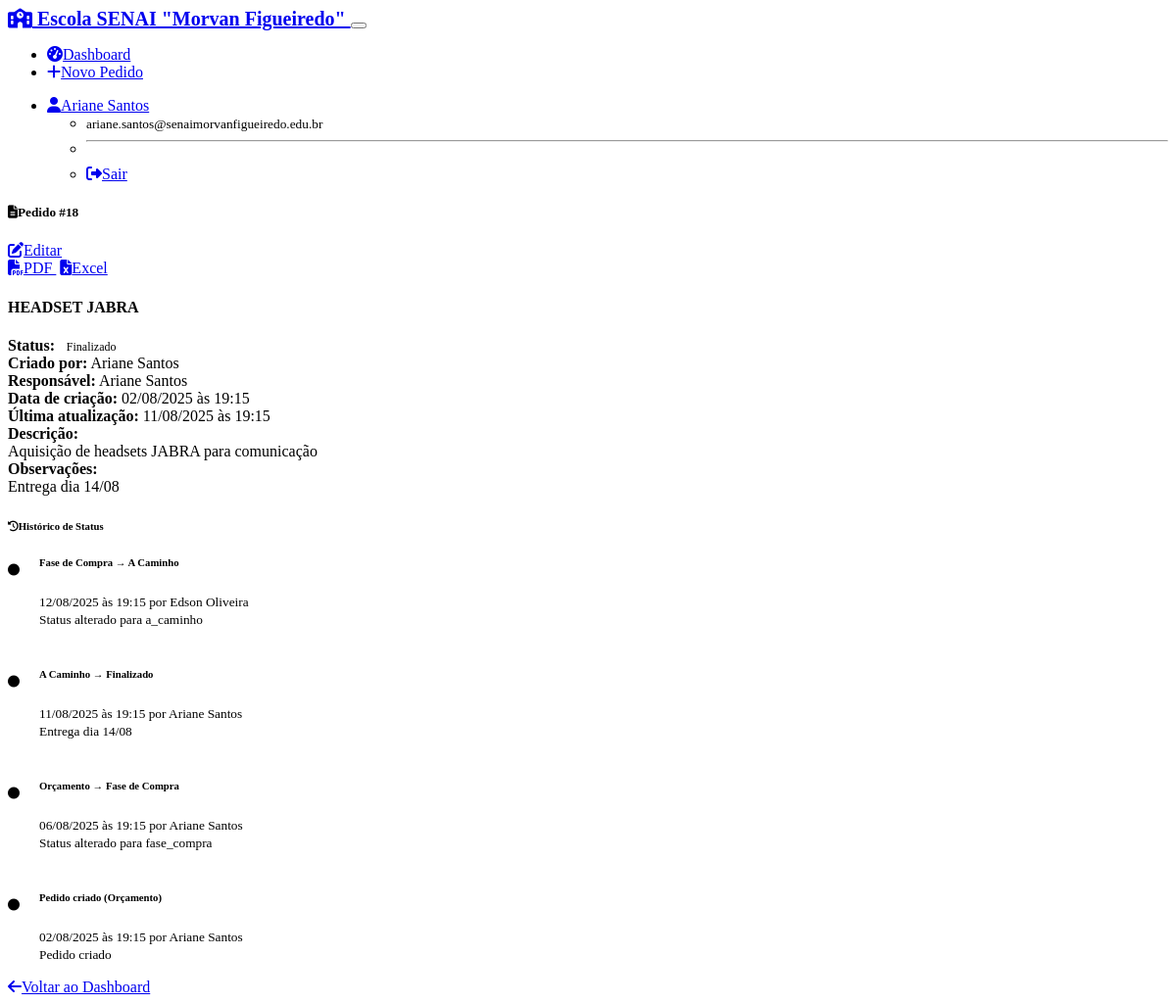
Screenshot of /request/18 (signed in) with the database file from the repository.
### models.py (models this page shows, shortened)
class User(UserMixin, db.Model):
    id = db.Column(db.Integer, primary_key=True)
    username = db.Column(db.String(64), unique=True, nullable=False)
    email = db.Column(db.String(120), unique=True, nullable=False)
    full_name = db.Column(db.String(120), nullable=False)
    password_hash = db.Column(db.String(256))
    needs_password_reset = db.Column(db.Boolean, default=False, nullable=False)
    is_admin = db.Column(db.Boolean, default=False, nullable=False)
    active = db.Column(db.Boolean, default=True, nullable=False)
    created_at = db.Column(db.DateTime, default=datetime.utcnow)
    @property
    def is_active(self):
        return self.active
    acquisition_requests = db.relationship('AcquisitionRequest', foreign_keys='AcquisitionRequest.created_by_id', backref='creator', lazy='dynamic')
    assigned_requests = db.relationship('AcquisitionRequest', foreign_keys='AcquisitionRequest.responsible_id', backref='responsible', lazy='dynamic')
    status_changes = db.relationship('StatusChange', backref='changed_by_user', lazy='dynamic')

class AcquisitionRequest(db.Model):
    id = db.Column(db.Integer, primary_key=True)
    title = db.Column(db.String(200), nullable=False)
    description = db.Column(db.Text, nullable=False)
    status = db.Column(db.String(50), nullable=False, default='orcamento')
    observations = db.Column(db.Text)
    created_at = db.Column(db.DateTime, default=datetime.utcnow)
    updated_at = db.Column(db.DateTime, default=datetime.utcnow, onupdate=datetime.utcnow)
    created_by_id = db.Column(db.Integer, db.ForeignKey('user.id'), nullable=False)
    responsible_id = db.Column(db.Integer, db.ForeignKey('user.id'))
    attachments = db.relationship('Attachment', backref='request', lazy='dynamic', cascade='all, delete-orphan')
    status_changes = db.relationship('StatusChange', backref='request', lazy='dynamic', cascade='all, delete-orphan')
    STATUS_CHOICES = [
        ('orcamento', 'Orçamento'),
        ('fase_compra', 'Fase de Compra'),
        ('a_caminho', 'A Caminho'),
        ('finalizado', 'Finalizado')
    ]

class StatusChange(db.Model):
    id = db.Column(db.Integer, primary_key=True)
    old_status = db.Column(db.String(50))
    new_status = db.Column(db.String(50), nullable=False)
    change_date = db.Column(db.DateTime, default=datetime.utcnow)
    comments = db.Column(db.Text)
    request_id = db.Column(db.Integer, db.ForeignKey('acquisition_request.id'), nullable=False)
    changed_by_id = db.Column(db.Integer, db.ForeignKey('user.id'), nullable=False)
    def get_old_status_display(self):
        status_dict = dict(AcquisitionRequest.STATUS_CHOICES)
        return status_dict.get(self.old_status, self.old_status) if self.old_status else 'Criado'
    def get_new_status_display(self):
        status_dict = dict(AcquisitionRequest.STATUS_CHOICES)
        return status_dict.get(self.new_status, self.new_status)

### routes.py (the view)
@app.route('/request/<int:id>')
@login_required
def view_request(id):
    request_obj = AcquisitionRequest.query.get_or_404(id)
    status_history = StatusChange.query.filter_by(request_id=id).order_by(desc(StatusChange.change_date)).all()
    return render_template('request_detail.html', request_obj=request_obj, status_history=status_history)

### app.py (called while the page is built)
@login_manager.user_loader
def load_user(user_id):
    from models import User
    return User.query.get(int(user_id))

### templates/request_detail.html (shortened to what this page needs)
{% extends "base.html" %}
{% block content %}
<div class="row">
    <div class="col-lg-8">
        <div class="card mb-4">
            <div class="card-header d-flex justify-content-between align-items-center">
                <h5 class="mb-0">
                    <i class="fas fa-file-alt me-2"></i>Pedido #{{ request_obj.id }}
                </h5>
                <div class="btn-group">
                    {% if current_user.is_admin or request_obj.created_by_id == current_user.id %}
                    <a href="{{ url_for('edit_request', id=request_obj.id) }}" class="btn btn-sm btn-primary">
                        <i class="fas fa-edit me-1"></i>Editar
                    </a>
                    {% endif %}
                    <div class="btn-group">
                        <a href="{{ url_for('generate_request_pdf_route', id=request_obj.id) }}" class="btn btn-sm btn-success">
                            <i class="fas fa-file-pdf me-1"></i>PDF
                        </a>
                        <a href="{{ url_for('export_excel_request', id=request_obj.id) }}" class="btn btn-sm btn-success">
                            <i class="fas fa-file-excel me-1"></i>Excel
                        </a>
                    </div>
                </div>
            </div>
            <div class="card-body">
                <h4 class="card-title">{{ request_obj.title }}</h4>
                <div class="row mb-3">
                    <div class="col-md-6">
                        <strong>Status:</strong>
                        {% set status_classes = {
                            'orcamento': 'warning',
                            'fase_compra': 'info',
                            'a_caminho': 'primary',
                            'finalizado': 'success'
                        } %}
                        {% set status_names = {
                            'orcamento': 'Orçamento',
                            'fase_compra': 'Fase de Compra',
                            'a_caminho': 'A Caminho',
                            'finalizado': 'Finalizado'
                        } %}
                        <span class="badge bg-{{ status_classes.get(request_obj.status, 'secondary') }} text-white ms-2">
                            {{ status_names.get(request_obj.status, request_obj.status) }}
                        </span>
                    </div>
                    <div class="col-md-6">
                        <strong>Criado por:</strong> {{ request_obj.creator.full_name }}
                    </div>
                </div>
                <div class="row mb-3">
                    <div class="col-md-6">
                        <strong>Responsável:</strong>
                        {% if request_obj.responsible %}
                            {{ request_obj.responsible.full_name }}
                        {% else %}
                            <span class="text-muted">Não definido</span>
                        {% endif %}
                    </div>
                    <div class="col-md-6">
                        <strong>Data de criação:</strong>
                        {{ request_obj.created_at.strftime('%d/%m/%Y às %H:%M') }}
                    </div>
                </div>
                {% if request_obj.updated_at != request_obj.created_at %}
                <div class="row mb-3">
                    <div class="col-12">
                        <strong>Última atualização:</strong>
                        {{ request_obj.updated_at.strftime('%d/%m/%Y às %H:%M') }}
                    </div>
                </div>
                {% endif %}
                <div class="mb-3">
                    <strong>Descrição:</strong>
                    <div class="mt-2 p-3 bg-body-secondary rounded">
                        {{ request_obj.description | replace('\n', '<br>') | safe }}
                    </div>
                </div>
                {% if request_obj.observations %}
                <div class="mb-3">
                    <strong>Observações:</strong>
                    <div class="mt-2 p-3 bg-body-secondary rounded">
                        {{ request_obj.observations | replace('\n', '<br>') | safe }}
                    </div>
                </div>
                {% endif %}
            </div>
        </div>
    </div>
    <div class="col-lg-4">
        <div class="card">
            <div class="card-header">
                <h6 class="mb-0">
                    <i class="fas fa-history me-2"></i>Histórico de Status
                </h6>
            </div>
            <div class="card-body">
                {% if status_history %}
                    <div class="timeline">
                        {% for change in status_history %}
                        <div class="timeline-item mb-3">
                            <div class="timeline-marker">
                                <i class="fas fa-circle"></i>
                            </div>
                            <div class="timeline-content">
                                <h6 class="mb-1">
                                    {% if change.old_status %}
                                        {{ change.get_old_status_display() }} → {{ change.get_new_status_display() }}
                                    {% else %}
                                        Pedido criado ({{ change.get_new_status_display() }})
                                    {% endif %}
                                </h6>
                                <small class="text-muted">
                                    {{ change.change_date.strftime('%d/%m/%Y às %H:%M') }} por
                                    {{ change.changed_by_user.full_name }}
                                </small>
                                {% if change.comments %}
                                <div class="mt-2">
                                    <small class="text-muted">{{ change.comments }}</small>
                                </div>
                                {% endif %}
                            </div>
                        </div>
                        {% endfor %}
                    </div>
                {% else %}
                    <p class="text-muted text-center">Nenhum histórico disponível</p>
                {% endif %}
            </div>
        </div>
    </div>
</div>
<div class="mt-4">
    <a href="{{ url_for('dashboard') }}" class="btn btn-secondary">
        <i class="fas fa-arrow-left me-1"></i>Voltar ao Dashboard
    </a>
</div>
{% endblock %}

### templates/base.html (shortened to what this page needs)
<!DOCTYPE html>
<html lang="pt-BR" data-bs-theme="dark">
<head>
    <link href="https://cdn.replit.com/agent/bootstrap-agent-dark-theme.min.css" rel="stylesheet">
    <link rel="stylesheet" href="https://cdnjs.cloudflare.com/ajax/libs/font-awesome/6.4.0/css/all.min.css">
    <link rel="stylesheet" href="{{ url_for('static', filename='style.css') }}">
</head>
<body>
    {% if current_user.is_authenticated %}
    <nav class="navbar navbar-expand-lg navbar-dark bg-primary">
        <div class="container">
            <a class="navbar-brand" href="{{ url_for('dashboard') }}">
                <i class="fas fa-school me-2"></i>
Escola SENAI "Morvan Figueiredo"
            </a>
            <button class="navbar-toggler" type="button" data-bs-toggle="collapse" data-bs-target="#navbarNav">
            </button>
            <div class="collapse navbar-collapse" id="navbarNav">
                <ul class="navbar-nav me-auto">
                    <li class="nav-item">
                        <a class="nav-link" href="{{ url_for('dashboard') }}">
                            <i class="fas fa-tachometer-alt me-1"></i>Dashboard
                        </a>
                    </li>
                    <li class="nav-item">
                        <a class="nav-link" href="{{ url_for('new_request') }}">
                            <i class="fas fa-plus me-1"></i>Novo Pedido
                        </a>
                    </li>
                </ul>
                <ul class="navbar-nav">
                    <li class="nav-item dropdown">
                        <a class="nav-link dropdown-toggle" href="#" role="button" data-bs-toggle="dropdown">
                            <i class="fas fa-user me-1"></i>{{ current_user.full_name }}
                        </a>
                        <ul class="dropdown-menu">
                            <li><span class="dropdown-item-text">
                                <small class="text-muted">{{ current_user.email }}</small>
                            </span></li>
                            <li><hr class="dropdown-divider"></li>
                            <li><a class="dropdown-item" href="{{ url_for('logout') }}">
                                <i class="fas fa-sign-out-alt me-1"></i>Sair
                            </a></li>
                        </ul>
                    </li>
                </ul>
            </div>
        </div>
    </nav>
    {% endif %}
    <main class="container my-4">
        {% if error_message %}
            <div class="text-center">
                <h1 class="display-1">😔</h1>
                <h2>{{ error_message }}</h2>
                <a href="{{ url_for('dashboard') }}" class="btn btn-primary">
                    <i class="fas fa-home me-1"></i>Voltar ao Dashboard
                </a>
            </div>
        {% else %}
            {% block content %}{% endblock %}
        {% endif %}
    </main>
</body>
</html>

### static/style.css (style rules this page uses)
.timeline { position: relative; }
.timeline-item { position: relative; padding-left: 2rem; }
.timeline-marker { position: absolute; left: 0; top: 0.25rem; width: 1rem; height: 1rem; color: var(--bs-primary); }
.timeline-marker i { font-size: 0.75rem; }
.timeline-content { padding-bottom: 1rem; }
.timeline-item:not(:last-child)::before { content: ''; position: absolute; left: 0.375rem; top: 1.25rem; bottom: -1rem; width: 2px; background-color: var(--bs-border-color); }
.badge { font-size: 0.75rem; padding: 0.35em 0.65em; }
.card { transition: box-shadow 0.15s ease-in-out; }
.navbar-brand { font-weight: 600; font-size: 1.25rem; }
.btn + .btn { margin-left: 0.25rem; }
[data-bs-theme="dark"] .timeline-item:not(:last-child)::before { background-color: rgba(255, 255, 255, 0.2); }
.fade-in { animation: fadeIn 0.3s ease-in; }
.status-finalizado { color: var(--bs-success); }

### rows the page displays
User: full_name "Ariane Santos", email "ariane.santos@senaimorvanfigueiredo.edu.br", creator.full_name "Ariane Santos", responsible.full_name "Ariane Santos"
AcquisitionRequest: id "18", title "HEADSET JABRA", get "Finalizado", created_at "02/08/2025 às 19:15", updated_at "11/08/2025 às 19:15", description "Aquisição de headsets JABRA para comunicação", observations "Entrega dia 14/08"
StatusChange: old_status "Fase de Compra", new_status "A Caminho", change_date "12/08/2025 às 19:15", changed_by_user.full_name "Edson Oliveira", comments "Status alterado para a_caminho"
StatusChange: old_status "A Caminho", new_status "Finalizado", change_date "11/08/2025 às 19:15", changed_by_user.full_name "Ariane Santos", comments "Entrega dia 14/08"
StatusChange: old_status "Orçamento", new_status "Fase de Compra", change_date "06/08/2025 às 19:15", changed_by_user.full_name "Ariane Santos", comments "Status alterado para fase_compra"
StatusChange: new_status "Orçamento", change_date "02/08/2025 às 19:15", changed_by_user.full_name "Ariane Santos", comments "Pedido criado"
